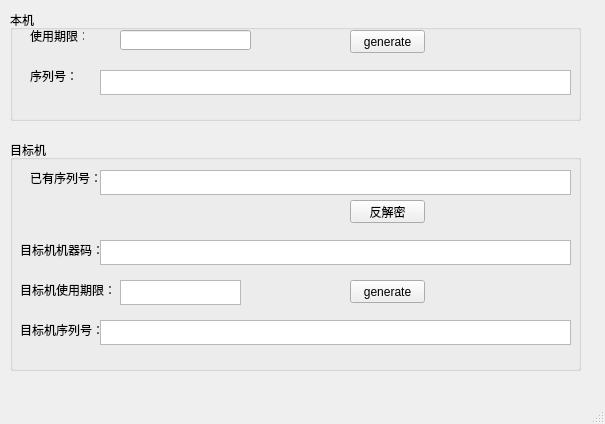
<?xml version="1.0" encoding="UTF-8"?>
<ui version="4.0">
 <class>MainWindow</class>
 <widget class="QMainWindow" name="MainWindow">
  <property name="geometry">
   <rect>
    <x>0</x>
    <y>0</y>
    <width>605</width>
    <height>424</height>
   </rect>
  </property>
  <property name="windowTitle">
   <string>keygen</string>
  </property>
  <widget class="QWidget" name="centralWidget">
   <widget class="QGroupBox" name="groupBox">
    <property name="geometry">
     <rect>
      <x>10</x>
      <y>10</y>
      <width>571</width>
      <height>111</height>
     </rect>
    </property>
    <property name="title">
     <string>本机</string>
    </property>
    <widget class="QLineEdit" name="lineEdit">
     <property name="geometry">
      <rect>
       <x>110</x>
       <y>20</y>
       <width>131</width>
       <height>20</height>
      </rect>
     </property>
    </widget>
    <widget class="QTextEdit" name="textEdit">
     <property name="geometry">
      <rect>
       <x>90</x>
       <y>60</y>
       <width>471</width>
       <height>25</height>
      </rect>
     </property>
     <property name="maximumSize">
      <size>
       <width>16777215</width>
       <height>31</height>
      </size>
     </property>
    </widget>
    <widget class="QPushButton" name="pushButton">
     <property name="geometry">
      <rect>
       <x>340</x>
       <y>20</y>
       <width>75</width>
       <height>23</height>
      </rect>
     </property>
     <property name="text">
      <string>generate</string>
     </property>
    </widget>
    <widget class="QLabel" name="label">
     <property name="geometry">
      <rect>
       <x>20</x>
       <y>20</y>
       <width>54</width>
       <height>12</height>
      </rect>
     </property>
     <property name="text">
      <string>使用期限：</string>
     </property>
    </widget>
    <widget class="QLabel" name="label_2">
     <property name="geometry">
      <rect>
       <x>20</x>
       <y>60</y>
       <width>54</width>
       <height>12</height>
      </rect>
     </property>
     <property name="text">
      <string>序列号：</string>
     </property>
    </widget>
   </widget>
   <widget class="QGroupBox" name="groupBox_2">
    <property name="geometry">
     <rect>
      <x>10</x>
      <y>140</y>
      <width>571</width>
      <height>231</height>
     </rect>
    </property>
    <property name="title">
     <string>目标机</string>
    </property>
    <widget class="QTextEdit" name="other_sered">
     <property name="geometry">
      <rect>
       <x>90</x>
       <y>30</y>
       <width>471</width>
       <height>25</height>
      </rect>
     </property>
     <property name="maximumSize">
      <size>
       <width>16777215</width>
       <height>31</height>
      </size>
     </property>
    </widget>
    <widget class="QLabel" name="label_3">
     <property name="geometry">
      <rect>
       <x>20</x>
       <y>30</y>
       <width>71</width>
       <height>16</height>
      </rect>
     </property>
     <property name="text">
      <string>已有序列号：</string>
     </property>
    </widget>
    <widget class="QTextEdit" name="other_key">
     <property name="geometry">
      <rect>
       <x>90</x>
       <y>180</y>
       <width>471</width>
       <height>25</height>
      </rect>
     </property>
     <property name="maximumSize">
      <size>
       <width>16777215</width>
       <height>31</height>
      </size>
     </property>
    </widget>
    <widget class="QTextEdit" name="other_id">
     <property name="geometry">
      <rect>
       <x>90</x>
       <y>100</y>
       <width>471</width>
       <height>25</height>
      </rect>
     </property>
     <property name="maximumSize">
      <size>
       <width>16777215</width>
       <height>31</height>
      </size>
     </property>
    </widget>
    <widget class="QLabel" name="label_4">
     <property name="geometry">
      <rect>
       <x>10</x>
       <y>100</y>
       <width>81</width>
       <height>20</height>
      </rect>
     </property>
     <property name="text">
      <string>目标机机器码：</string>
     </property>
    </widget>
    <widget class="QTextEdit" name="other_date">
     <property name="geometry">
      <rect>
       <x>110</x>
       <y>140</y>
       <width>121</width>
       <height>25</height>
      </rect>
     </property>
     <property name="maximumSize">
      <size>
       <width>16777215</width>
       <height>31</height>
      </size>
     </property>
    </widget>
    <widget class="QLabel" name="label_5">
     <property name="geometry">
      <rect>
       <x>10</x>
       <y>140</y>
       <width>91</width>
       <height>20</height>
      </rect>
     </property>
     <property name="text">
      <string>目标机使用期限：</string>
     </property>
    </widget>
    <widget class="QLabel" name="label_6">
     <property name="geometry">
      <rect>
       <x>10</x>
       <y>180</y>
       <width>81</width>
       <height>20</height>
      </rect>
     </property>
     <property name="text">
      <string>目标机序列号：</string>
     </property>
    </widget>
    <widget class="QPushButton" name="decode">
     <property name="geometry">
      <rect>
       <x>340</x>
       <y>60</y>
       <width>75</width>
       <height>23</height>
      </rect>
     </property>
     <property name="text">
      <string>反解密</string>
     </property>
    </widget>
    <widget class="QPushButton" name="pushButton_3">
     <property name="geometry">
      <rect>
       <x>340</x>
       <y>140</y>
       <width>75</width>
       <height>23</height>
      </rect>
     </property>
     <property name="text">
      <string>generate</string>
     </property>
    </widget>
   </widget>
  </widget>
  <widget class="QMenuBar" name="menuBar">
   <property name="geometry">
    <rect>
     <x>0</x>
     <y>0</y>
     <width>605</width>
     <height>23</height>
    </rect>
   </property>
  </widget>
  <widget class="QStatusBar" name="statusBar"/>
 </widget>
 <layoutdefault spacing="6" margin="11"/>
 <resources/>
 <connections/>
</ui>
